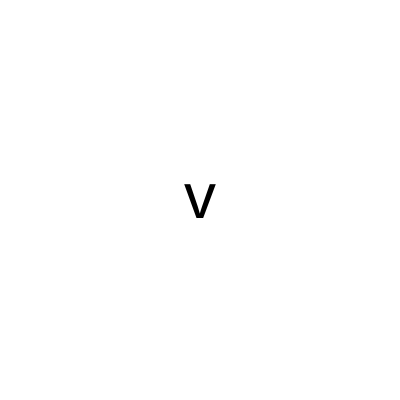
Frame 1 (no input)
Frame 60 (no input): identical to frame 1, image omitted
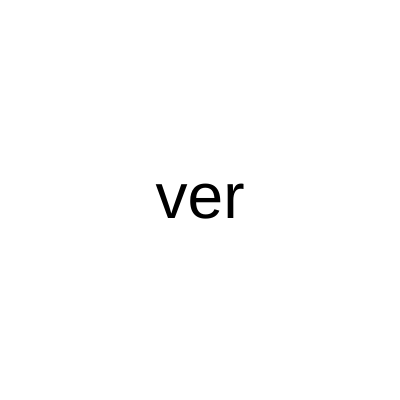
Frame 120 (the mouse pressed at the canvas centre since frame 60)

The p5.js sketch that drew these frames (run headless with seeded random() and noise() and a simulated clock; from frame 60 on, the mouse is pressed at the canvas centre):

// p5.js sketch
// ── sketch.js
let palavra;

function setup() {
  createCanvas(400, 400);
  
  palavra = palavraAleatoria();
  
}

function palavraAleatoria() {
 let palavras = ["palmeiras", "verde", "verdao"]; 
   return random(palavras);   
}

  
function inicializaCores() {
  background("white");
  fill("black");
  textSize(64);
  textAlign(CENTER, CENTER);
}

 function palavraParcial(minimo, maximo){
   let quantidade = map(mouseX, minimo, maximo, 1, palavra.length);
  let parcial = palavra.substring(0, quantidade);
   return parcial;
 }

function draw() {
  inicializaCores();
  
  
  
  let texto = palavraParcial(0, width);
  text(texto, 200, 200);



}


function lugaresBacanasParaPassear(diaDasSemana, bairro) {
  // return??
}
